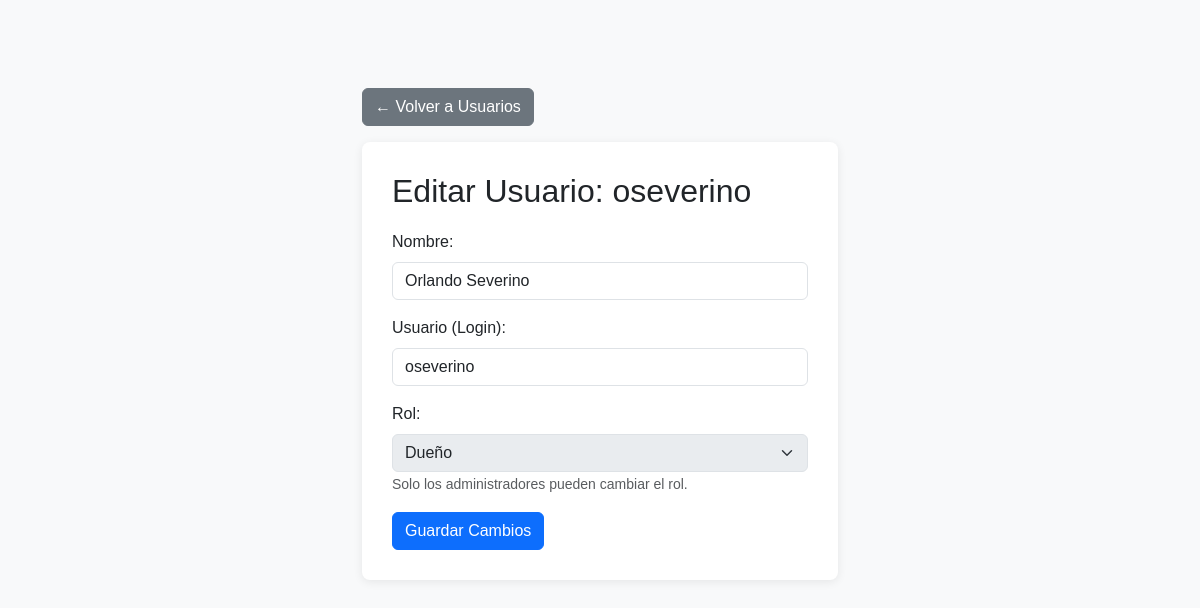
The app's page /funciones/editar_usuario.php?id=6 (signed in) with its own data.
### tables this page shows
CREATE TABLE `usuarios` (
  `id` int(11) NOT NULL,
  `nombre` varchar(100) DEFAULT NULL,
  `usuario` varchar(50) DEFAULT NULL,
  `contrasena` varchar(255) DEFAULT NULL,
  `rol` enum('usuario','dueno','admin','almacen') DEFAULT 'usuario'
);

### funciones/editar_usuario.php (the view, shortened to what this page needs)
<?php
include 'includes/conexion.php';
$id = intval($_GET['id']);
$rol_logueado = $_SESSION['rol'] ?? 'usuario';
$stmt = $conexion->prepare("SELECT id, nombre, usuario, rol FROM usuarios WHERE id = ?");
$stmt->bind_param("i", $id);
$stmt->execute();
$res = $stmt->get_result();
$usuario_a_editar = $res->fetch_assoc();
?>
<!DOCTYPE html>
<html lang="es">
<head>
    <link href="https://cdn.jsdelivr.net/npm/bootstrap@5.3.0/dist/css/bootstrap.min.css" rel="stylesheet">
</head>
<body class="bg-light">
<div class="container container-sm mt-5">
    <a href="usuarios.php" class="btn btn-secondary mb-3">← Volver a Usuarios</a>
    <div class="form-container">
        <h2>Editar Usuario: <?= htmlspecialchars($usuario_a_editar['usuario']) ?></h2>
        <form method="POST">
            <div class="mb-3">
                <label for="nombre" class="form-label">Nombre:</label>
                <input type="text" class="form-control" name="nombre" id="nombre" value="<?= htmlspecialchars($usuario_a_editar['nombre']) ?>" required>
            </div>
             <div class="mb-3">
                <label for="usuario_input" class="form-label">Usuario (Login):</label>
                <input type="text" class="form-control" name="usuario" id="usuario_input" value="<?= htmlspecialchars($usuario_a_editar['usuario']) ?>" required>
            </div>
            <div class="mb-3">
                <label for="rol" class="form-label">Rol:</label>
                <select name="rol" id="rol" class="form-select" <?= ($rol_logueado !== 'admin') ? 'disabled' : '' ?>>
                    <option value="dueno" <?= ($usuario_a_editar['rol'] === 'dueno') ? 'selected' : '' ?> <?= ($rol_logueado !== 'admin') ? 'disabled' : '' ?>>Dueño</option>
                </select>
                 <?php if ($rol_logueado !== 'admin'): ?>
                    <small class="form-text text-muted">Solo los administradores pueden cambiar el rol.</small>
                 <?php endif; ?>
            </div>
            <button type="submit" class="btn btn-primary">Guardar Cambios</button>
        </form>
    </div>
</div>
</body>
</html>

### funciones/editar_usuario.php (style rules this page uses)
body { font-family: Arial; padding: 40px; background: #f4f4f4; }
.container-sm { max-width: 500px; }
.form-container { background: white; padding: 30px; border-radius: 8px; box-shadow: 0 2px 10px rgba(0,0,0,0.08); margin-bottom: 30px; }
.form-container h2 { margin-bottom: 20px; }

### records on screen
usuarios: usuario "oseverino", nombre "Orlando Severino", rol "Dueño"
